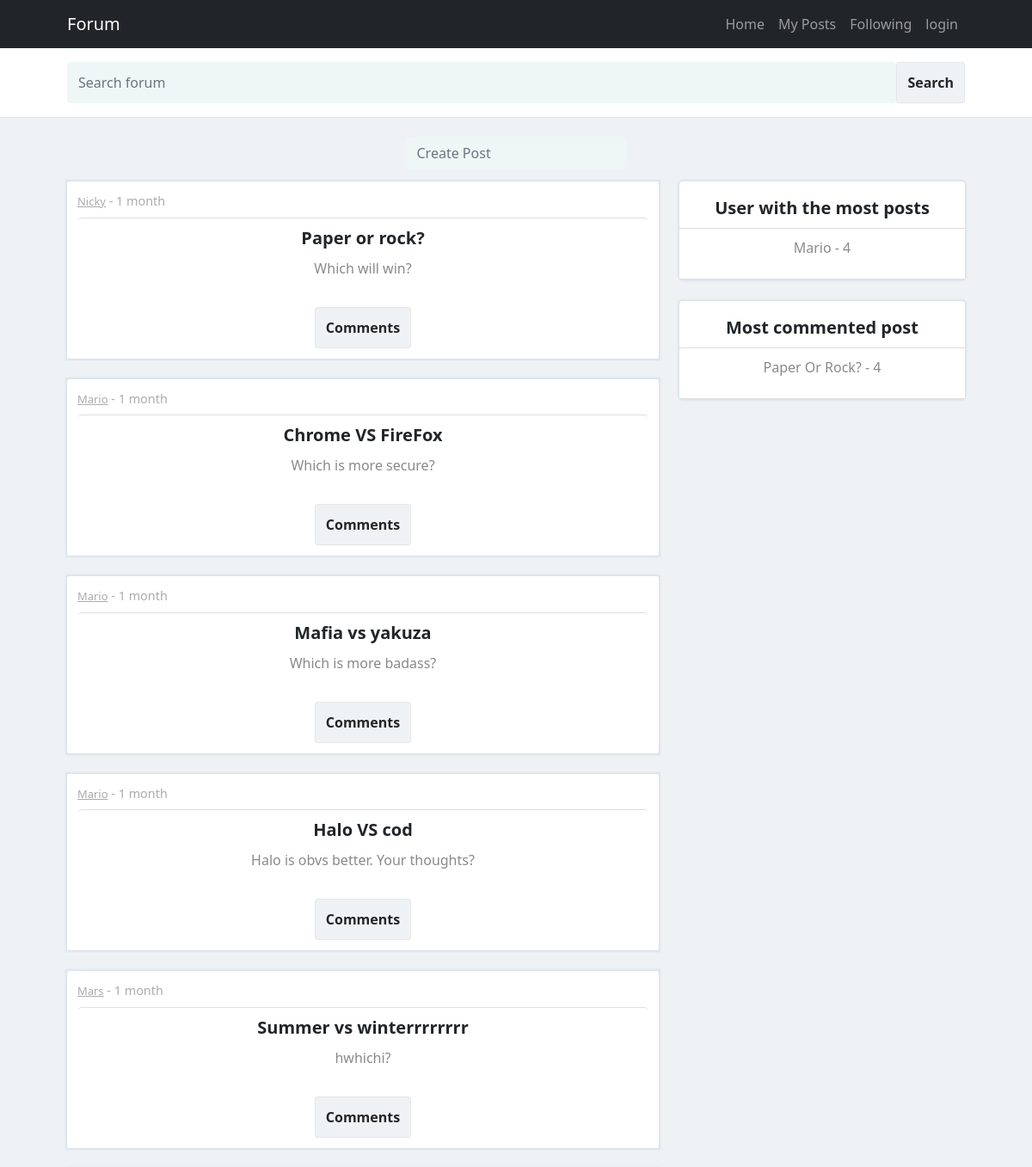
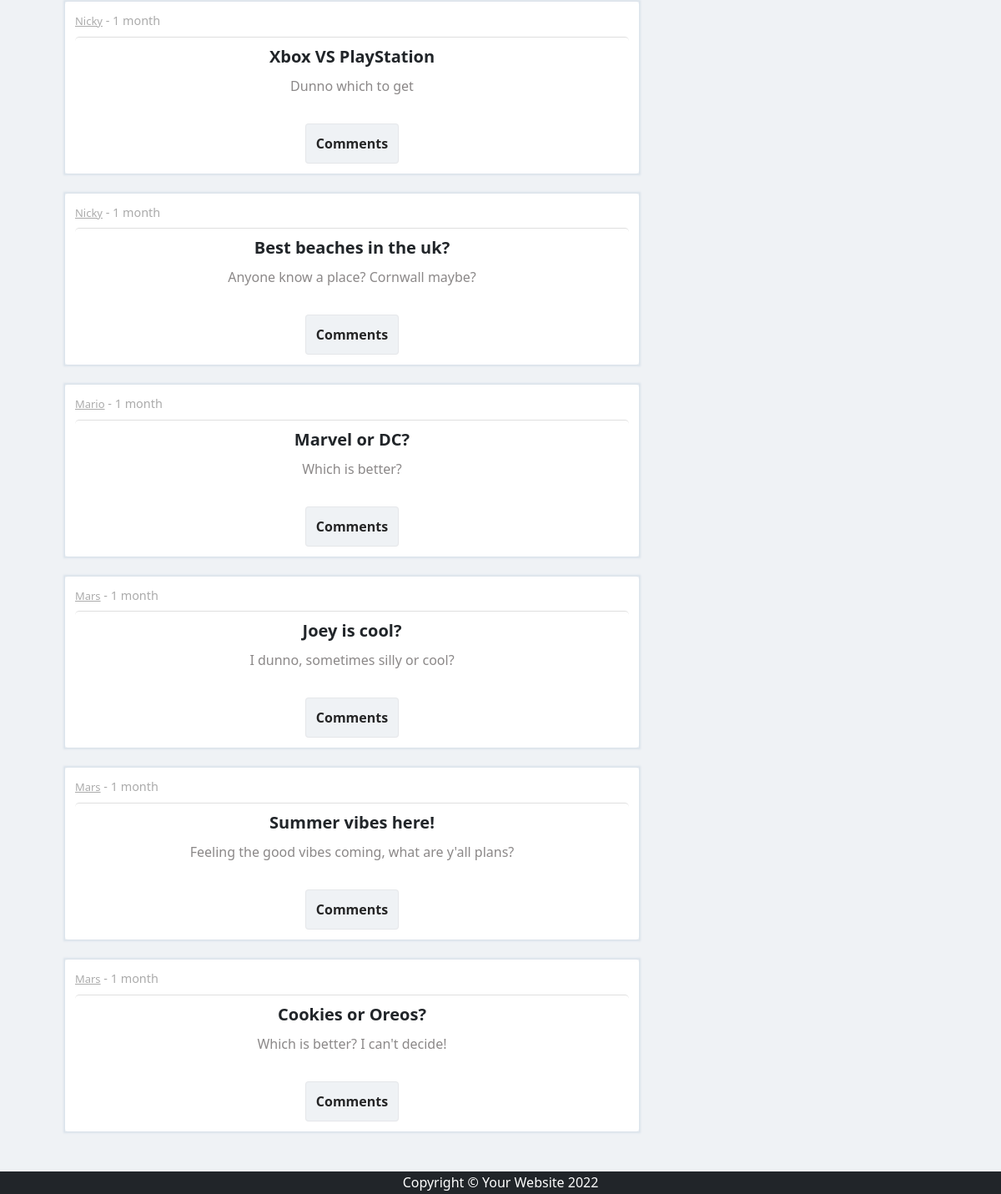
The page / on the database its author committed (2 pictures, top to bottom).
### base/models.py (models this page shows, shortened)
class Post(models.Model):
    header = models.CharField(max_length=100)
    body = models.TextField()
    updated = models.DateTimeField(auto_now=True)
    created = models.DateTimeField(auto_now_add=True)
    user = models.ForeignKey(settings.AUTH_USER_MODEL, on_delete=models.CASCADE)
    class Meta:
        ordering = ['-updated', '-created']

### base/views.py (the view, shortened to what this page needs)
# urls.py: path('', views.home, name='home'),
def home(request):
    posts = searchbar(request)
    followed_id = request.POST.get('followed_id') if request.POST.get('followed_id') != None else ''
    followed_list = getFollowedList(request.user.id)
    user_most_posts = userWithMostPosts()
    post_most_comments = postsWithMostComments()
    context = {'posts': posts, 'followed_list': followed_list, 'user_most_posts': user_most_posts, 'post_most_comments': post_most_comments}
    return render(request, 'base/home.html', context)

### base/classes/generic_functions.py (called while the page is built)
def searchbar(request):
    q = request.GET.get('q') if request.GET.get('q') != None else ''
    posts = Post.objects.filter(
        Q(header__icontains=q) |
        Q(body__icontains=q) |
        Q(user__username__icontains=q)
    )
    return posts

def getFollowedList(user_id):
    followers = Follow.objects.filter(follower_id=user_id).values_list('followed_id', flat=True)
    followed_list = []
    for i in followers:
        followed_list.append(i)
    return followed_list

def userWithMostPosts():
    user_most_posts = Post.objects.select_related('user').values('user_id', 'user__username').annotate(post_count=Count('user_id')).order_by('-post_count')[:1]
    user_most_posts = list(user_most_posts)
    if user_most_posts:
        return user_most_posts[0]
    else:
        return None

def postsWithMostComments():
    post_most_comments = Comment.objects.select_related('post').values( 'post_id', 'post__header', ).annotate(comment_count=Count('post_id')).order_by('-comment_count')[:1]
    post_most_comments = list(post_most_comments)
    if post_most_comments:
        return post_most_comments[0]
    else:
        return None

### base/templates/base/home.html
{% extends 'base/main.html' %}
{% block content %}
    <body>
        {% include 'base/components/searchbar_component.html' %}
        <div class="container">
            {% include 'base/create_post_link.html'%}
            <div class="row">
                <div class="col-lg-8">
                    {% for post in posts %}
                        {% include 'base/components/post_component.html' with post=post followers=followers followed_list=followed_list %}
                    {% endfor %}
                </div>
                <div class="col-lg-4">
                    {% if user_most_posts %}
                        {% include 'base/widget_component/widget_body_component.html' with header='User with the most posts' subject=user_most_posts.user__username count=user_most_posts.post_count uni=user_most_posts.user_id %}
                    {% endif %}
                    {% if post_most_comments %}
                        {% include 'base/widget_component/widget_body_component.html' with header='Most commented post' subject=post_most_comments.post__header count=post_most_comments.comment_count %}
                    {% endif %}
                </div>
            </div>
        </div>
    </body>
{% endblock %}

### base/templates/base/components/post_component.html (shortened to what this page needs)
<div class="card mb-4-post">
    <div class="card-body">
        <div class="card-text-small">
        <a class="card-text-small" href="{% url 'userprofile' post.user_id %}#">{{post.user | title}}</a> - {{post.created | timesince}}
        </div>
        <div class="card-header">{{post.header}} </div>
        <p class="card-text-body-custom"> {{post.body}} </p>
        <div class="row-flex">
            <form method="POST" action="">
                <a class="nav-link button-6-custom" href="{% url 'commentspost' post.id %}#"> Comments </a>
            </form>
        </div>
    </div>
</div>

### base/templates/base/widget_component/widget_body_component.html
<div class="card mb-4 widget widget-header margin-space">
    <div class="card-header widget-header">{{header}}</div>
    <div class="widget-body-text card-text-body-custom">
        <p>
            {{subject | title}} - {{count}}
        </p>
    </div>
</div>

### base/static/css/styles_custom.css (style rules this page uses)
.button-6-custom, .button-delete-custom, .nav-button-delete { align-items: center; background-color: #EFF2F5; border: 1px solid rgba(133, 133, 133, 0.1); border-radius: .25rem; box-shadow: rgba(0, 0, 0, 0.02) 0 1px 3px 0; box-sizing: border-box; color: rgba(0, 0, 0, 0.85); cursor: pointer; display: inline-flex; font-family: system-ui,-apple-system,system-ui,"Helvetica Neue",Helvetica,Arial,sans-serif; font-size: 16px; font-weight: 600; justify-content: center; line-height: 1.25; margin: 0; min-height: 3rem; padding: 0.5rem 0.75rem; position: relative; text-decoration: none; transition: all 250ms; user-select: none; -webkit-user-select: none; touch-action: manipulation; vertical-align: baseline; width: auto; text-decoration: none; }
.row-flex, .row-flex-create-post { display: flex; justify-content: space-around; padding-top: 25px; align-items: center; flex-wrap: wrap; }
.widget { margin-bottom:50px; box-shadow: 0px 0px 2px 2px #dbe3eb; }
.widget-header { margin-bottom: 10px; border-bottom: 0.1px solid rgba(0, 0, 0, 0.125); border-top:unset; }
.widget-body-text { text-align: center; background-color: white; }
.margin-space { margin-bottom: 25px !important; }

### rows shown on the page
Post: user "Nicky", created "1 month", header "Paper or rock?", body "Which will win?", header "Paper Or Rock?"
Post: user "Mario", created "1 month", header "Chrome VS FireFox", body "Which is more secure?"
Post: user "Mario", created "1 month", header "Mafia vs yakuza", body "Which is more badass?"
Post: user "Mario", created "1 month", header "Halo VS cod", body "Halo is obvs better. Your thoughts?"
Post: user "Mars", created "1 month", header "Summer vs winterrrrrrrr", body "hwhichi?"
Post: user "Nicky", created "1 month", header "Xbox VS PlayStation", body "Dunno which to get"
Post: user "Nicky", created "1 month", header "Best beaches in the uk?", body "Anyone know a place? Cornwall maybe?"
Post: user "Mario", created "1 month", header "Marvel or DC?", body "Which is better?"
Post: user "Mars", created "1 month", header "Joey is cool?", body "I dunno, sometimes silly or cool?"
Post: user "Mars", created "1 month", header "Summer vibes here!", body "Feeling the good vibes coming, what are y'all plans?"
Post: user "Mars", created "1 month", header "Cookies or Oreos?", body "Which is better? I can't decide!"

### other values the page prints
{{ header }} "User with the most posts Most commented post"
{{ subject | title }} "Mario"
{{ count }} "4 4"
